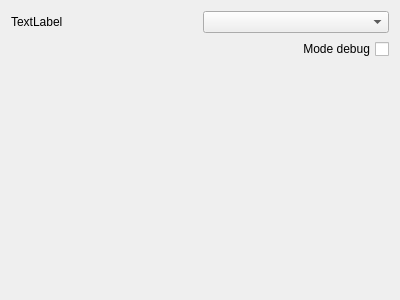
<?xml version="1.0" encoding="UTF-8"?>
<ui version="4.0">
 <class>GPDriverSelector</class>
 <widget class="QWidget" name="GPDriverSelector">
  <property name="geometry">
   <rect>
    <x>0</x>
    <y>0</y>
    <width>400</width>
    <height>300</height>
   </rect>
  </property>
  <property name="sizePolicy">
   <sizepolicy hsizetype="Minimum" vsizetype="Minimum">
    <horstretch>0</horstretch>
    <verstretch>0</verstretch>
   </sizepolicy>
  </property>
  <property name="windowTitle">
   <string>Form</string>
  </property>
  <layout class="QHBoxLayout" name="horizontalLayout">
   <item>
    <layout class="QVBoxLayout" name="verticalLayout">
     <item>
      <layout class="QHBoxLayout" name="horizontalLayout_2">
       <item>
        <widget class="QLabel" name="label">
         <property name="text">
          <string>TextLabel</string>
         </property>
        </widget>
       </item>
       <item>
        <widget class="QComboBox" name="comboBox"/>
       </item>
      </layout>
     </item>
     <item>
      <layout class="QVBoxLayout" name="verticalLayout_2">
       <item>
        <widget class="QCheckBox" name="debug">
         <property name="sizePolicy">
          <sizepolicy hsizetype="Preferred" vsizetype="Fixed">
           <horstretch>0</horstretch>
           <verstretch>0</verstretch>
          </sizepolicy>
         </property>
         <property name="toolTip">
          <string>Affiche stderr dans la console et les positions atteignables sur la carte</string>
         </property>
         <property name="layoutDirection">
          <enum>Qt::RightToLeft</enum>
         </property>
         <property name="text">
          <string>Mode debug</string>
         </property>
        </widget>
       </item>
       <item>
        <widget class="QLabel" name="info">
         <property name="sizePolicy">
          <sizepolicy hsizetype="Preferred" vsizetype="Minimum">
           <horstretch>0</horstretch>
           <verstretch>0</verstretch>
          </sizepolicy>
         </property>
         <property name="text">
          <string notr="true"/>
         </property>
         <property name="alignment">
          <set>Qt::AlignHCenter|Qt::AlignTop</set>
         </property>
        </widget>
       </item>
      </layout>
     </item>
    </layout>
   </item>
  </layout>
 </widget>
 <resources/>
 <connections/>
</ui>
